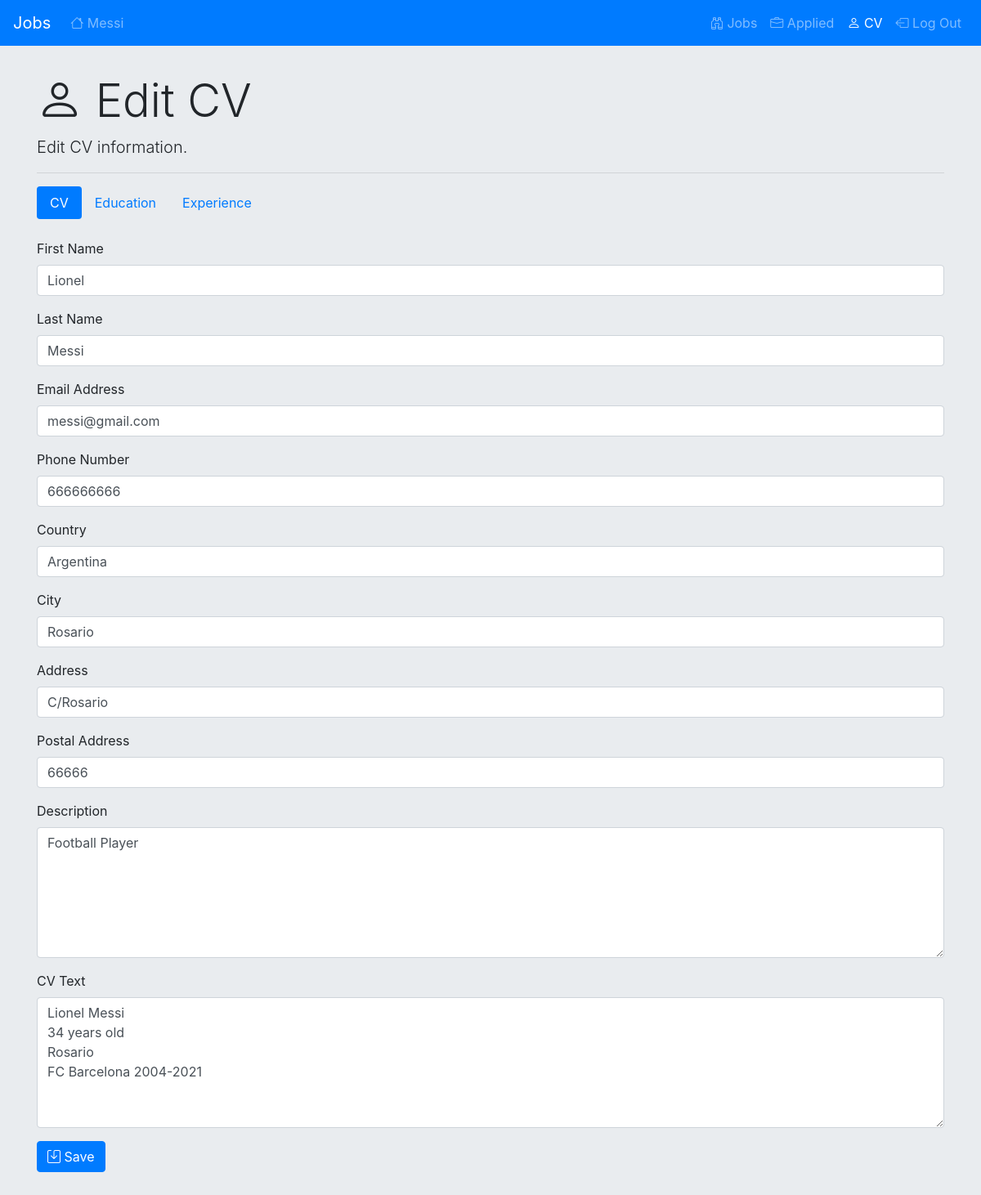
The app's page /applicant_edit_cv (signed in) with its own data.
### jobs/models.py (models this page shows)
class User(AbstractUser):
    APPLICANT = 1
    EMPLOYER = 2
    ROLE_CHOICES = [
        (APPLICANT,"applicant"),
        (EMPLOYER,"employer"),
    ]
    role = models.IntegerField(
        choices=ROLE_CHOICES,
        default=APPLICANT
    )

class CV(models.Model):
    user =  models.ForeignKey("User", on_delete=models.CASCADE, related_name="CV_from_user")
    first_name = models.CharField(max_length=64)
    last_name = models.CharField(max_length=64)
    email = models.EmailField(max_length=64)
    phone = models.CharField(max_length=64)
    country = models.CharField(max_length=64)
    city = models.CharField(max_length=64)
    address = models.CharField(max_length=64)
    postal = models.CharField(max_length=64)
    description = models.TextField()
    text = models.TextField()

### jobs/views.py (the view)
# urls.py: path("applicant_edit_cv", views.applicant_edit_cv_view, name="applicant_edit_cv"),
def applicant_edit_cv_view(request):
    if request.user.is_authenticated and request.user.role == User.APPLICANT:
        nav_items = [
            {"view":"applicant_job_list_init","text":"Jobs","icon":"bi-binoculars"},
            {"view":"applicant_applied_list_init","text":"Applied","icon":"bi-briefcase",},
            {"view":"applicant_edit_cv","text":"CV","icon":"bi-person","active":True},
            {"view":"logout","text":"Log Out","icon":"bi-box-arrow-left",} ]
        nav_items_left = [
            {"view":"applicant_home","icon":"bi-house","text":request.user.username}]
        try:
            cv = CV.objects.get(user=request.user)
        except CV.DoesNotExist:
            return render(request, "jobs/applicant_edit_cv.html", {"message":"CV text is not created.", "stop_edit":True, "nav_items":nav_items,"nav_items_left":nav_items_left})
        if request.method == "POST":
            cv.first_name = request.POST["first_name"]
            cv.last_name = request.POST["last_name"]
            cv.email = request.POST["email"]
            cv.phone = request.POST["phone"]
            cv.country = request.POST["country"]
            cv.city = request.POST["city"]
            cv.address = request.POST["address"]
            cv.postal = request.POST["postal"]
            cv.description = request.POST["description"]
            cv.text = request.POST["text"]
            cv.save()
            return render(request, "jobs/applicant_edit_cv.html", {"cv":cv, "stop_edit":False, "nav_items":nav_items,"nav_items_left":nav_items_left})
        else:
            return render(request, "jobs/applicant_edit_cv.html", {"cv":cv, "stop_edit":False, "nav_items":nav_items,"nav_items_left":nav_items_left})
    else:
        nav_items = [
            {"view":"applicant_access","text":"Applicant Access"},
            {"view":"employer_access","text":"Employer Access"} ]
        return render(request, "jobs/applicant_edit_cv.html", {"message":"User not authenticated.", "stop_edit":True,"nav_items":nav_items})

### jobs/templates/jobs/applicant_edit_cv.html (shortened to what this page needs)
{% extends "jobs/layout.html" %}
{% load static %}
{% block body %}
<br>
<div class="container">
    {% if not stop_edit %}
    <div class="jumbotron jumbotron-fluid">
        <h1 class="display-4 "><i class="bi-person"></i> Edit CV</h1>
        <p class="lead ">Edit CV information.</p>
        <hr>
        <ul class="nav nav-pills jobs-nav" id="cv-tab">
            <li class="nav-item">
                <a class="nav-link active" id="cv-tab-1" data-panel="cv-panel-1" href="#">CV</a>
            </li>
            <li class="nav-item">
                <a class="nav-link" id="cv-tab-2" data-panel="cv-panel-2" href="#">Education</a>
            </li>
            <li class="nav-item">
                <a class="nav-link" id="cv-tab-3" data-panel="cv-panel-3" href="#">Experience</a>
            </li>
        </ul>
        <div class="p-0 m-0" id="cv-tab-content">
            <div id="cv-panel-1">
                <br>
                <form action="{% url 'applicant_edit_cv' %}" method="post">
                    <div class="form-group">
                        <label for="first_name">First Name</label>
                        <input class="form-control" autofocus type="text" id="first_name" name="first_name"
                            placeholder="First Name" value="{{cv.first_name}}">
                    </div>
                    <div class="form-group">
                        <label for="last_name">Last Name</label>
                        <input class="form-control" type="text" id="last_name" name="last_name" placeholder="Last Name"
                            value="{{cv.last_name}}">
                    </div>
                    <div class="form-group">
                        <label for="email">Email Address</label>
                        <input class="form-control" type="email" id="email" name="email" placeholder="Email Address"
                            value="{{cv.email}}">
                    </div>
                    <div class="form-group">
                        <label for="phone">Phone Number</label>
                        <input class="form-control" type="tel" id="phone" name="phone" placeholder="Phone Number"
                            value="{{cv.phone}}">
                    </div>
                    <div class="form-group">
                        <label for="country">Country</label>
                        <input class="form-control" type="text" id="country" name="country" placeholder="Country"
                            value="{{cv.country}}">
                    </div>
                    <div class="form-group">
                        <label for="city">City</label>
                        <input class="form-control" type="text" id="city" name="city" placeholder="City"
                            value="{{cv.city}}">
                    </div>
                    <div class="form-group">
                        <label for="address">Address</label>
                        <input class="form-control" type="text" id="address" name="address" placeholder="Address"
                            value="{{cv.address}}">
                    </div>
                    <div class="form-group">
                        <label for="postal">Postal Address</label>
                        <input class="form-control" type="number" id="postal" name="postal" placeholder="Postal Address"
                            value="{{cv.postal}}">
                    </div>
                    <div class="form-group">
                        <label for="description">Description</label>
                        <textarea class="form-control" id="description" name="description" placeholder="Description"
                            style="height: 20vh;">{{cv.description}}</textarea>
                    </div>
                    <div class="form-group">
                        <label for="text">CV Text</label>
                        <textarea class="form-control" id="text" name="text" placeholder="CV Text"
                            style="height: 20vh;">{{cv.text}}</textarea>
                    </div>
                    <button class="btn btn-primary" type="submit"><i class="bi-save"></i> Save</button>
                </form>
            </div>
        </div>
    </div>
    {% endif %}
</div>
{% endblock %}

### jobs/templates/jobs/layout.html (shortened to what this page needs)
{% load static %}
<!DOCTYPE html>
<html lang="en">
<head>
    <link rel="stylesheet" href="https://cdn.jsdelivr.net/npm/bootstrap@4.6.0/dist/css/bootstrap.min.css"
>
    <link rel="stylesheet" href="https://cdn.jsdelivr.net/npm/bootstrap-icons@1.3.0/font/bootstrap-icons.css">
    <link href="{% static 'jobs/styles.css' %}" rel="stylesheet">
</head>
<body class="jobs-body">
    <nav class="navbar navbar-expand-md navbar-dark bg-primary  jobs-navbar">
        <a class="navbar-brand" href="">Jobs</a>
        <div class="collapse navbar-collapse" id="navbarSupportedContent">
            {% if nav_items_left%}
            <ul class="nav navbar-nav mr-auto">
                {% for nav_item in nav_items_left %}
                <li class="nav-item text-dark {%if nav_item.active %} active {% endif %}">
                    {% if nav_item.state%}
                    <a class="nav-link"
                        href="/{{nav_item.view}}{% for state_item in nav_item.state %}/{{state_item}}{% endfor %}"><i
                            class="{{nav_item.icon}}"></i> {{nav_item.text}}</a>
                    {% else %}
                    <a class="nav-link" href="{% url nav_item.view %}"><i class="{{nav_item.icon}}"></i>
                        {{nav_item.text}}</a>
                    {% endif %}
                </li>
                {% endfor %}
            </ul>
            {% endif %}
            <ul class="nav navbar-nav ml-auto">
                {% for nav_item in nav_items %}
                <li class="nav-item text-dark {%if nav_item.active %} active {% endif %}">
                    {% if nav_item.state%}
                    <a class="nav-link"
                        href="/{{nav_item.view}}{% for state_item in nav_item.state %}/{{state_item}}{% endfor %}"><i
                            class="{{nav_item.icon}}"></i> {{nav_item.text}}</a>
                    {% else %}
                    <a class="nav-link" href="{% url nav_item.view %}"><i class="{{nav_item.icon}}"></i>
                        {{nav_item.text}}</a>
                    {% endif %}
                </li>
                {% endfor %}
            </ul>
        </div>
    </nav>
    {% block body %}
    {% endblock %}
</body>
</html>

### jobs/static/jobs/styles.css (style rules this page uses)
.jobs-body { background: #E9ECEF; }
.jumbotron { padding-top: 10px; }
.container { animation-name: jobs-fade-in-anim; animation-duration: 0.25s; }
.jobs-fade-in { animation-name: jobs-fade-in-anim; animation-duration: 0.25s; }

### records on screen
User: text "Messi"
CV: first_name "Lionel", last_name "Messi", email "messi@gmail.com", phone "666666666", country "Argentina", city "Rosario", address "C/Rosario", postal "66666", description "Football Player", text "Lionel Messi 34 years old Rosario FC Barcelona 2004-2021"

### other values on screen
{{ nav_item.text }} "Jobs" "Applied" "CV" "Log Out"
